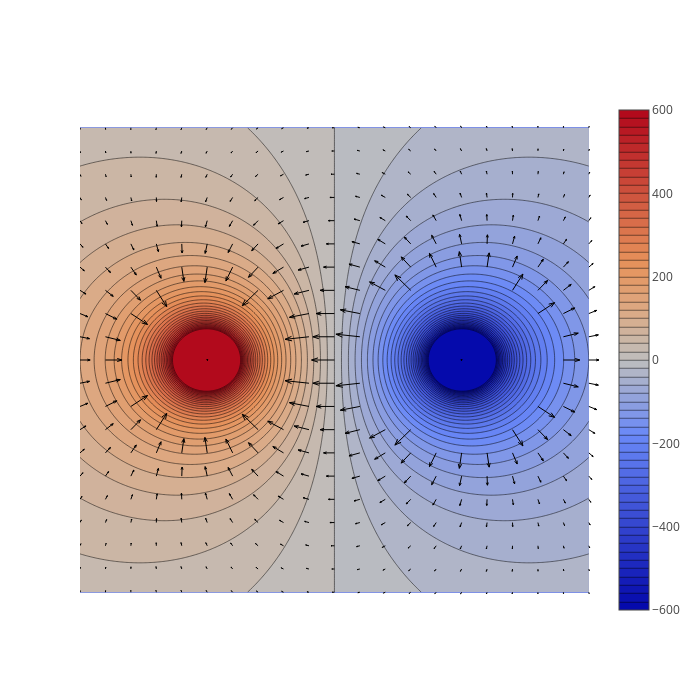

Notebook code for this chart:
### Code cell
from plotly import tools
import plotly.plotly as py
import plotly.graph_objs as go
import numpy as np
from plotly import __version__
from plotly.offline import download_plotlyjs, init_notebook_mode, plot, iplot
import plotly.figure_factory as ff
config={'showLink': False, 'displayModeBar': False}

init_notebook_mode(connected=True)

from electropy.charge import Charge
from electropy.volume import *

charge_val = 1e-7
position = 5
volume_dim = 10
z_plane = 0
field_scaling = 20
field_threshold = 15

charges = [Charge([0, -position, 0], -charge_val)]
charges.append(Charge([0, +position, 0], +charge_val))
h = 1

x, y = np.meshgrid(
    np.arange(-volume_dim, volume_dim + h, h),
    np.arange(-volume_dim, volume_dim + h, h)
)

# These two are "switched", not sure why numpy needs this. Needs clarification.
u = np.squeeze(field(charges, z_range=[z_plane, z_plane], h = h, type="potential", component='y'))
v = np.squeeze(field(charges, z_range=[z_plane, z_plane], h = h, type="potential", component='x'))

# Scaling and thresholding the field so that the arrows fit nicely in the plot
u=u/field_scaling
v=v/field_scaling
threshold = field_threshold

nan_mask = np.isnan(u) + np.isnan(v)
v[nan_mask] = 0
u[nan_mask] = 0

mask = (u**2+v**2)>threshold

v[mask] = 0
u[mask] = 0

quiver_data = ff.create_quiver(x, y, u, v,
                       scale=.25,
                       arrow_scale=0.3,
                       name='Electric field',
                       line=dict(width=1,
                                color = 'black'))


h = 0.1

layout = go.Layout(
    width=700,
    height=700,
    xaxis=dict(
        showgrid=False,
        zeroline=False,
        showline=False,
        ticks='',
        showticklabels=False
    ),
    yaxis=dict(
        showgrid=False,
        zeroline=False,
        showline=False,
        ticks='',
        showticklabels=False
    )
)
trace1=quiver_data.data[0]


from plotly import tools
import plotly.plotly as py
import plotly.graph_objs as go
import numpy as np
from plotly import __version__
from plotly.offline import download_plotlyjs, init_notebook_mode, plot, iplot
config={'showLink': False, 'displayModeBar': False}

init_notebook_mode(connected=True)


from electropy.charge import Charge
from electropy.volume import *

charge_val = 1e-7
position = 5
volume_dim = 10
z_plane = 0

charges = [Charge([0, -position, 0], charge_val)]
charges.append(Charge([0, +position, 0], -charge_val))
h = 0.1

xi = np.arange(-volume_dim, volume_dim + h, h)
yi = np.arange(-volume_dim, volume_dim + h, h)
zi = potential(charges, z_range=[z_plane, z_plane], h = h)
zi=np.nan_to_num(zi)

trace2 = go.Contour(
    x=xi,
    y=yi,
    z=np.squeeze(zi),
    ncontours=100,
    colorscale='RdBu',
    line=dict(smoothing=0.85),
    zmin=-600,
    zmax=600,
)

data = [trace1, trace2]

fig = dict(data=data, layout=layout)

iplot(fig)

### Figure 1 — Plotly figure (JSON) as saved in the notebook; plotly's stock layout.template omitted (floating-point values rounded to 4 significant figures; data arrays with more than 128 entries replaced by an {"elided": "..."} marker saying what was removed)
{"data": [{"line": {"color": "black", "width": 1}, "mode": "lines", "name": "Electric field", "type": "scatter", "uid": "576e97f3-724c-4734-b6f4-86e79fb7cf5c", "x": {"elided": "3087 float values"}, "y": {"elided": "3087 float values"}}, {"colorscale": "RdBu", "line": {"smoothing": 0.85}, "ncontours": 100, "type": "contour", "uid": "5a172b39-0b0d-4d28-92ff-5bf67ef6eb12", "x": {"elided": "201 float values"}, "y": {"elided": "201 float values"}, "z": {"elided": "201x201 float values"}, "zmax": 600, "zmin": -600}], "layout": {"height": 700, "width": 700, "xaxis": {"showgrid": false, "showline": false, "showticklabels": false, "ticks": "", "zeroline": false}, "yaxis": {"showgrid": false, "showline": false, "showticklabels": false, "ticks": "", "zeroline": false}}}
